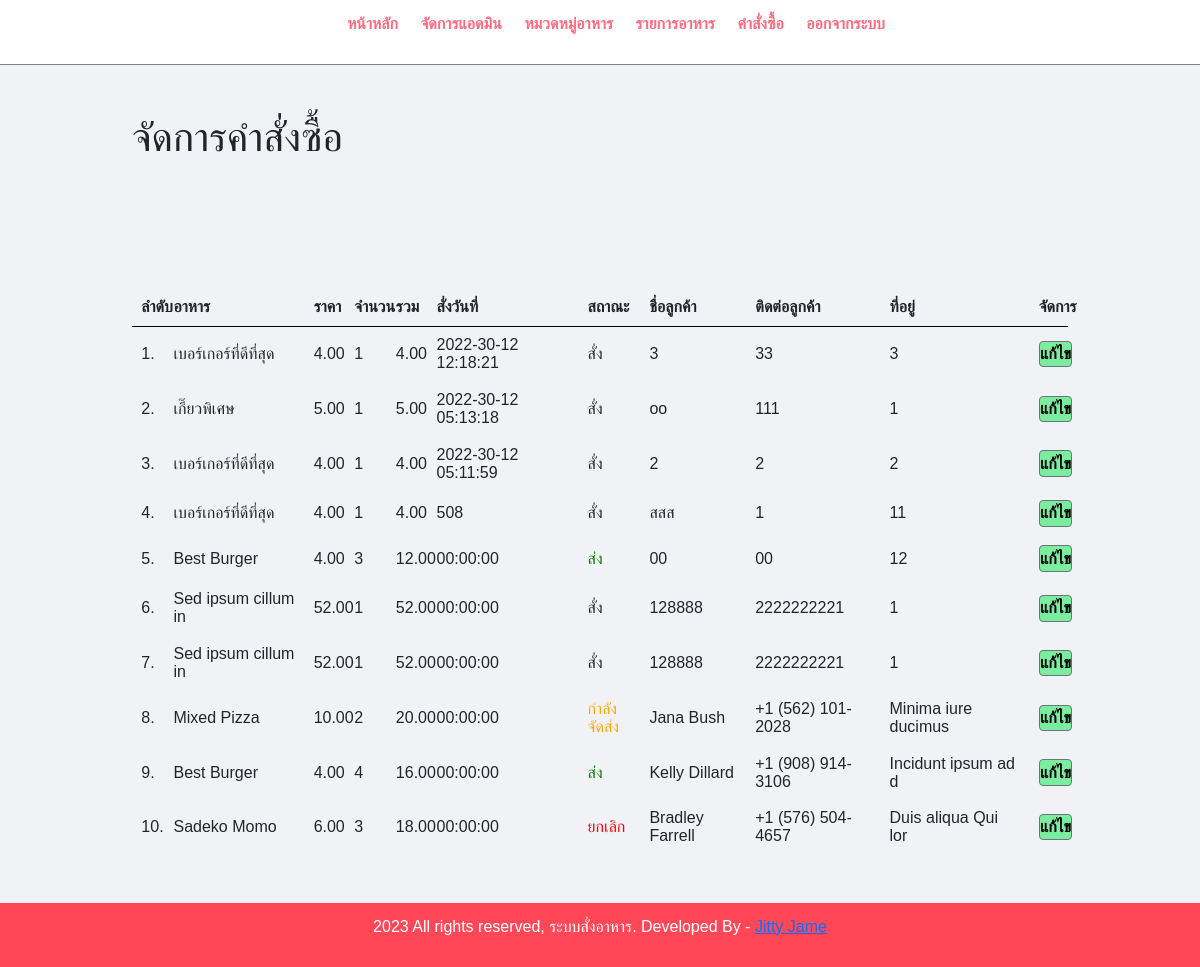
Page /admin/manage-order.php (signed in) on the committed database.
### tables this page shows
CREATE TABLE `tbl_order` (
  `id` int(10) UNSIGNED NOT NULL,
  `food` varchar(150) NOT NULL,
  `price` decimal(10,2) NOT NULL,
  `qty` int(11) NOT NULL,
  `total` decimal(10,2) NOT NULL,
  `order_date` date NOT NULL,
  `order_time` text NOT NULL,
  `status` varchar(50) NOT NULL,
  `customer_name` varchar(150) NOT NULL,
  `customer_contact` varchar(20) NOT NULL,
  `customer_email` varchar(150) NOT NULL,
  `customer_address` varchar(255) NOT NULL
);

### admin/manage-order.php (the view, shortened to what this page needs)
<?php include('partials/menu.php'); ?>
<div class="main-content">
    <div class="wrapper">
        <h1>จัดการคําสั่งซื้อ</h1>
        <br /><br /><br />
        <br><br>
        <table width="100%" class="">
            <tr>
                <th>ลำดับ</th>
                <th>อาหาร</th>
                <th>ราคา</th>
                <th>จำนวน</th>
                <th>รวม</th>
                <th>สั่งวันที่</th>
                <th>สถาณะ</th>
                <th>ชื่อลูกค้า</th>
                <th>ติดต่อลูกค้า</th>
                <th>ที่อยู่</th>
                <th>จัดการ</th>
            </tr>
            <?php
            $sql = "SELECT * FROM tbl_order ORDER BY id DESC";
            $res = mysqli_query($conn, $sql);
            $count = mysqli_num_rows($res);
            $sn = 1;
            if ($count > 0) {
                while ($row = mysqli_fetch_assoc($res)) {
                    $id = $row['id'];
                    $food = $row['food'];
                    $price = $row['price'];
                    $qty = $row['qty'];
                    $total = $row['total'];
                    $order_date = $row['order_time'];
                    $status = $row['status'];
                    $customer_name = $row['customer_name'];
                    $customer_contact = $row['customer_contact'];
                    $customer_address = $row['customer_address'];
            ?>
                    <tr>
                        <td><?php echo $sn++; ?>. </td>
                        <td><?php echo $food; ?></td>
                        <td><?php echo $price; ?></td>
                        <td><?php echo $qty; ?></td>
                        <td><?php echo $total; ?></td>
                        <td><?php echo $order_date; ?></td>
                        <td>
                            <?php
                            if ($status == "Ordered") {
                                echo "<label>สั่ง</label>";
                            } elseif ($status == "On Delivery") {
                                echo "<label style='color: orange;'>กำลังจัดส่ง</label>";
                            } elseif ($status == "Delivered") {
                                echo "<label style='color: green;'>ส่ง</label>";
                            } elseif ($status == "Cancelled") {
                                echo "<label style='color: red;'>ยกเลิก</label>";
                            }
                            ?>
                        </td>
                        <td><?php echo $customer_name; ?></td>
                        <td><?php echo $customer_contact; ?></td>
                        <td><?php echo $customer_address; ?></td>
                        <td>
                            <a href="<?php echo SITEURL; ?>admin/update-order.php?id=<?php echo $id; ?>" class="btn btn-secondary">แก้ไข</a>
                        </td>
                    </tr>
            <?php
                }
            } else {
                echo "<tr><td colspan='12' class='error'>Orders not Available</td></tr>";
            }
            ?>
        </table>
    </div>
</div>
<?php include('partials/footer.php'); ?>

### css/admin.css (style rules this page uses)
* { margin: 0; padding: 0; font-family: Arial, Helvetica, sans-serif; }
.wrapper { padding: 1%; width: 80%; margin: 0 auto; }
table tr th { border-bottom: 1px solid black; padding: 1%; text-align: left; }
table tr td { padding: 1%; }
.btn-secondary { background-color: #7bed9f; padding: 1%; color: black; text-decoration: none; font-weight: bold; }
.main-content { background-color: #f1f2f6; padding: 3% 0; }

### rows in the picture
tbl_order: food "เบอร์เกอร์ที่ดีที่สุด", price "4.00", qty "1", total "4.00", order_time "2022-30-12 12:18:21", status "สั่ง", customer_name "3", customer_contact "33", customer_address "3"
tbl_order: food "เกี๊ยวพิเศษ", price "5.00", qty "1", total "5.00", order_time "2022-30-12 05:13:18", status "สั่ง", customer_name "oo", customer_contact "111", customer_address "1"
tbl_order: food "เบอร์เกอร์ที่ดีที่สุด", price "4.00", qty "1", total "4.00", order_time "2022-30-12 05:11:59", status "สั่ง", customer_name "2", customer_contact "2", customer_address "2"
tbl_order: food "เบอร์เกอร์ที่ดีที่สุด", price "4.00", qty "1", total "4.00", order_time "508", status "สั่ง", customer_name "สสส", customer_contact "1", customer_address "11"
tbl_order: food "Best Burger", price "4.00", qty "3", total "12.00", order_time "00:00:00", status "ส่ง", customer_name "00", customer_contact "00", customer_address "12"
tbl_order: food "Sed ipsum cillum in", price "52.00", qty "1", total "52.00", order_time "00:00:00", status "สั่ง", customer_name "128888", customer_contact "2222222221", customer_address "1"
tbl_order: food "Sed ipsum cillum in", price "52.00", qty "1", total "52.00", order_time "00:00:00", status "สั่ง", customer_name "128888", customer_contact "2222222221", customer_address "1"
tbl_order: food "Mixed Pizza", price "10.00", qty "2", total "20.00", order_time "00:00:00", status "กำลังจัดส่ง", customer_name "Jana Bush", customer_contact "+1 (562) 101-2028", customer_address "Minima iure ducimus"
tbl_order: food "Best Burger", price "4.00", qty "4", total "16.00", order_time "00:00:00", status "ส่ง", customer_name "Kelly Dillard", customer_contact "+1 (908) 914-3106", customer_address "Incidunt ipsum ad d"
tbl_order: food "Sadeko Momo", price "6.00", qty "3", total "18.00", order_time "00:00:00", status "ยกเลิก", customer_name "Bradley Farrell", customer_contact "+1 (576) 504-4657", customer_address "Duis aliqua Qui lor"
